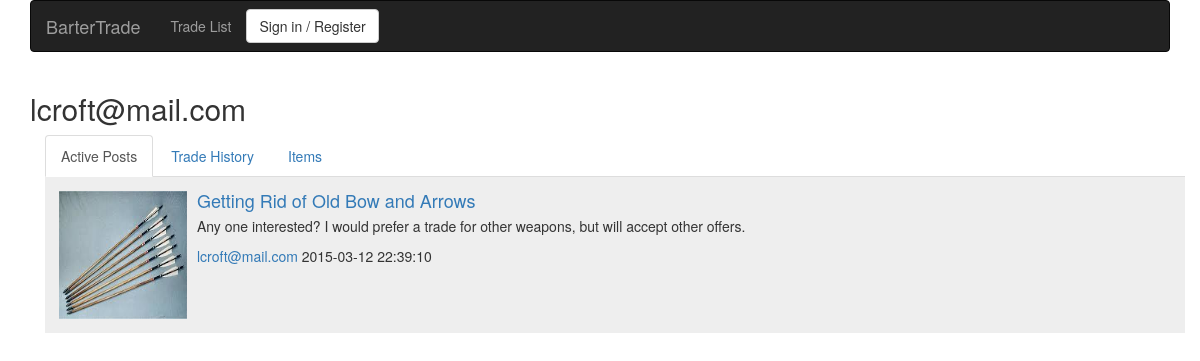
The app's page /user.php?email=lcroft@mail.com with its own data.
### tables this page shows
CREATE TABLE IF NOT EXISTS `items` (
  `id` int(11) NOT NULL,
  `Users_email` varchar(64) NOT NULL,
  `name` varchar(64) NOT NULL DEFAULT 'Item',
  `dateAdded` datetime NOT NULL DEFAULT '2015-03-05 04:04:04',
  `description` varchar(300) DEFAULT NULL
);

CREATE TABLE IF NOT EXISTS `images` (
  `filePath` varchar(300) NOT NULL,
  `Items_id` int(11) NOT NULL
);

CREATE TABLE IF NOT EXISTS `posts` (
  `id` int(11) NOT NULL,
  `title` varchar(45) NOT NULL DEFAULT 'Selling Item',
  `dateCreated` datetime NOT NULL DEFAULT '2015-03-05 04:04:04',
  `description` varchar(300) DEFAULT NULL,
  `seller_item_id` int(11) NOT NULL,
  `buyer_item_id` int(11) DEFAULT NULL
);

CREATE TABLE IF NOT EXISTS `users` (
  `email` varchar(64) NOT NULL,
  `dateCreated` datetime NOT NULL DEFAULT '2015-03-05 04:04:04',
  `password` varchar(45) NOT NULL DEFAULT 'password'
);

### user.php (the view, shortened to what this page needs)
<?php
include "head.php";
$db = connect();
?>
<div class="container" id="user">
<?php
	if(isset($_GET["email"])) {
		$sqlH = 'SELECT p.title, p.description, i.name, u.email, img.filePath, p.dateCreated, p.id, p.buyer_item_id
			FROM items AS i
			LEFT JOIN images as img ON i.id = img.Items_id
			JOIN posts AS P ON p.seller_item_id = i.id
			JOIN users AS u ON i.Users_email = u.email
			WHERE p.buyer_item_id IS NULL AND u.email = "' . $_GET["email"] . '"
			GROUP BY p.id;';
		$postH = $db->query($sqlH);
		echo "<h2 id='user-email'>" . $_GET["email"] . "</h2>" ?>
	<div class="container">
		<ul class="nav nav-tabs">
	  		<li role="presentation" class="active"><a href="#postHistory">Active Posts</a></li>
	  		<li role="presentation"><a href="#tradeHistory">Trade History</a></li>
	  		<li role="presentation"><a href="#items">Items</a></li>
		</ul>
	</div>
	<div class="container" id="content">
		<div class="container user-info foreground" id="postHistory">
		<?php
			echo '<ul class="media-list">';
			foreach ($postH as $post) {
				echo 	'<li class="media">';
				echo 		'<div class="media-left">';
				echo 			'<a href="#">';
		        echo 				'<img class="media-object" src=' . $post[4] . ' alt=' . $post[2] . ' style="height:128px; width:128px;"></a>';
		        echo 		"</div>";
		        echo 		'<div class="media-body">';
		        echo 			'<a href="./post.php?id=' . $post[6] . '"><h4 class="media-heading">' . $post[0] . '</h4></a>';
		        echo 			'<p>' . $post[1] . '</p>';
		        echo 			"<a href='./user.php?email=" . $post[3]. "'>" . $post[3] . "</a> <span>" . $post[5] . "</span>";
		        echo 		"</div>";
		        echo 	'</li>';
			}
			echo "</ul>";
		?>
		</div>
	</div>
<?php
	}  else if (isset($_SESSION["email"])) {
		$location = "location: ./user.php?email=" . $_SESSION["email"];
		redirect($location);
	} else {
		redirect("location: ./index.php");
	}
?>
</div>
<?php
include "foot.php";
?>

### style.css (style rules this page uses)
.media-list li:nth-child(odd) { background-color: #eee; }
.media-list li { padding: 1em; }
#content { position: relative; }
.user-info { width: 100%; height: 100%; position: absolute; top: 0; left: 0; }
.foreground { z-index: 2; visibility: visible; }

### records on screen
items: images.filePath (picture), posts.title "Getting Rid of Old Bow and Arrows", posts.description "Any one interested? I would prefer a trade for other weapons, but will accept other offers.", Users_email.email "lcroft@mail.com", posts.dateCreated "2015-03-12 22:39:10"

### other values on screen
$_GET["email"] "lcroft@mail.com"
